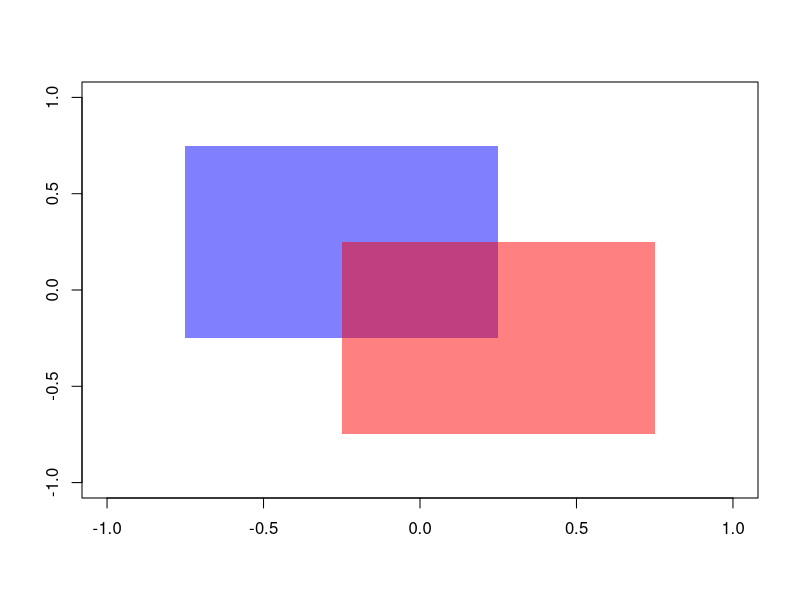

Write the R code that produced this figure.
## ---- chunk 1
pop <- data.frame(m = rnorm(100, 160, 20), f = rnorm(100, 160, 20))
## ---- chunk 2
next_gen <- function(pop) {
    pop$m <- sample(pop$m)
    pop$m <- rowMeans(pop)
    pop$f <- pop$m
    pop
}
## ---- chunk 3
makeTransparent = function(..., alpha=0.5) {
  if(alpha<0 | alpha>1) stop("alpha must be between 0 and 1")
  alpha = floor(255*alpha)  
  newColor = col2rgb(col=unlist(list(...)), alpha=FALSE)
  .makeTransparent = function(col, alpha) {
    rgb(red=col[1], green=col[2], blue=col[3], alpha=alpha, maxColorValue=255)
  }
  newColor = apply(newColor, 2, .makeTransparent, alpha=alpha)
  return(newColor)
}

par(new=FALSE)
plot(NULL,
  xlim=c(-1, 1),
  ylim=c(-1, 1),
  xlab="",
  ylab=""
)

polygon(x=c(seq(-0.75, 0.25, length.out=100), seq(0.25, -0.75, length.out=100)),
        y=c(rep(-0.25, 100), rep(0.75, 100)), border=NA, col=makeTransparent('blue',alpha=0.5))
polygon(x=c(seq(-0.25, 0.75, length.out=100), seq(0.75, -0.25, length.out=100)),
        y=c(rep(-0.75, 100), rep(0.25, 100)), border=NA, col=makeTransparent('red',alpha=0.5))
## ---- chunk 4
makePatient <- function() {
  vowel <- grep("[aeiou]", letters)
  cons <- grep("[^aeiou]", letters)
  name <- paste(sample(LETTERS[cons], 1), sample(letters[vowel], 1), sample(letters[cons], 1), sep='')
  gender <- factor(sample(0:1, 1), levels=0:1, labels=c('female','male'))
  dob <- as.Date(sample(7500, 1), origin="1970-01-01")
  n <- sample(6, 1)
  doa <- as.Date(sample(1500, n), origin="2010-01-01")
  pulse <- round(rnorm(n, 80, 10))
  temp <- round(rnorm(n, 98.4, 0.3), 2)
  fluid <- round(runif(n), 2)
  list(name, gender, dob, doa, pulse, temp, fluid)
}
